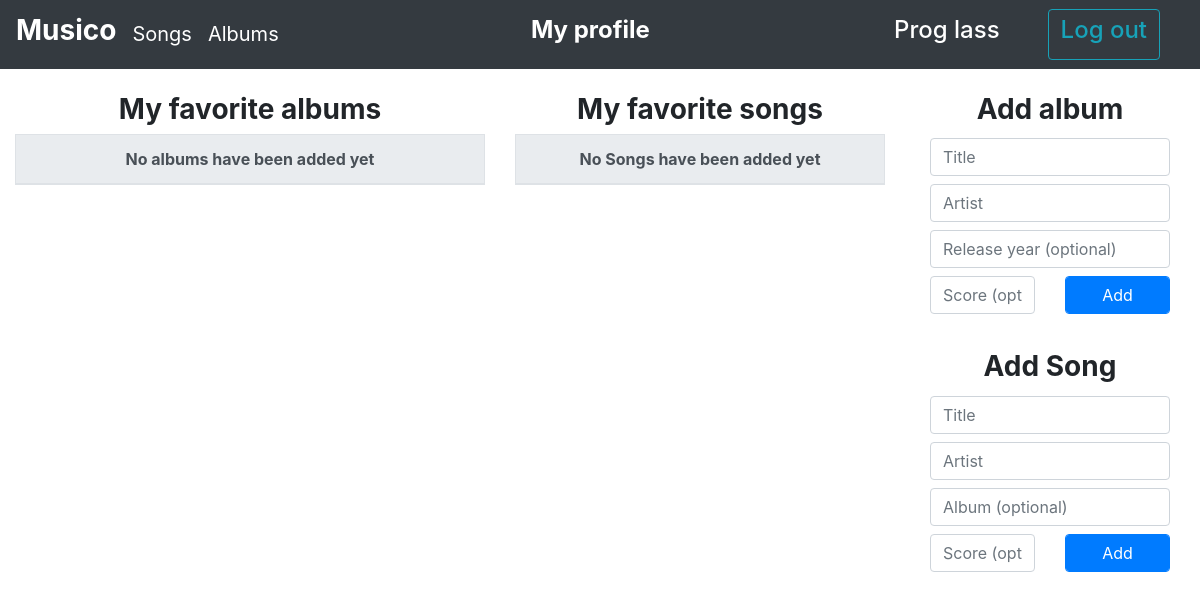
Before: /profile (signed in) with the older database file.
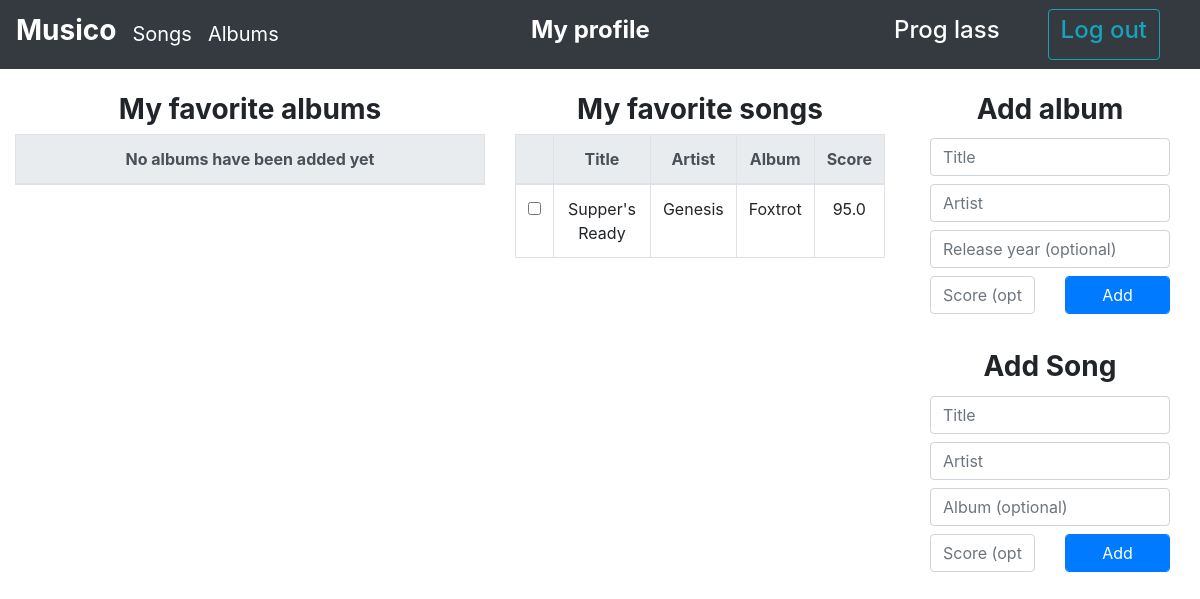
After: the same page with the newer database file.
### app/models.py (models this page shows, shortened)
class User(db.Model, UserMixin):
    id = db.Column(db.Integer, primary_key=True)
    username = db.Column(db.String(50), index=True)
    password = db.Column(db.BINARY)
    favorite_songs = db.relationship('FavoriteSong', back_populates='user')
    favorite_albums = db.relationship('FavoriteAlbum', back_populates='user')

class FavoriteSong(db.Model):
    user_id = db.Column(db.Integer, db.ForeignKey('user.id'), primary_key=True)
    song_id = db.Column(db.Integer, db.ForeignKey('song.id'), primary_key=True)
    user = db.relationship('User', back_populates='favorite_songs')
    song = db.relationship('Song', back_populates='favored')
    rating = db.Column(db.Float)

class Song(db.Model):
    id = db.Column(db.Integer, primary_key=True)
    title = db.Column(db.String(200), index=True)
    artist_id = db.Column(db.Integer, db.ForeignKey('artist.id'))
    artist = db.relationship('Artist', back_populates='songs')
    album_id = db.Column(db.Integer, db.ForeignKey('album.id'))
    album = db.relationship('Album', back_populates='songs')
    favored = db.relationship('FavoriteSong', back_populates='song')

class Artist(db.Model):
    id = db.Column(db.Integer, primary_key=True)
    name = db.Column(db.String(150), index=True)
    albums = db.relationship('Album', back_populates='artist')
    songs = db.relationship('Song', back_populates='artist')
    def __repr__(self):
        return self.name

class Album(db.Model):
    id = db.Column(db.Integer, primary_key=True)
    title = db.Column(db.String(200), index=True)
    year_released = db.Column(db.Integer, index=True)
    artist_id = db.Column(db.Integer, db.ForeignKey('artist.id'))
    artist = db.relationship('Artist', back_populates='albums')
    songs = db.relationship('Song', back_populates='album')
    favored = db.relationship('FavoriteAlbum', back_populates='album')
    def __repr__(self):
        return self.title

### app/views.py (the view)
@app.route('/profile', methods=['GET', 'POST'])
@login_required
def profile():
    user = User.query.get(int(session['_user_id']))
    album_form = AlbumForm()
    song_form = SongForm()
    if album_form.a_submit.data and album_form.validate_on_submit():
        add_album(user, album_form)
        flash("Album added successfully")
    if song_form.s_submit.data and song_form.validate_on_submit():
        add_song(user, song_form)
    return base('profile', user=user, album_form=album_form, song_form=song_form)

### app/forms.py
class AlbumForm(FlaskForm):
    a_title = StringField('title', validators=[DataRequired(), Length(max=200)], render_kw={'placeholder': 'Title'})
    a_artist = StringField('artist', validators=[DataRequired(), Length(max=150)], render_kw={'placeholder': 'Artist'})
    year = IntegerField('year', validators=[Optional(), NumberRange(min=0, max=date.today().year + 1)], render_kw={'placeholder': 'Release year (optional)'})
    a_score = FloatField('rating', validators=[Optional(), NumberRange(min=0, max=100)], render_kw={'placeholder': 'Score (optional)'})
    a_submit = SubmitField('Add')

class SongForm(FlaskForm):
    s_title = StringField('title', validators=[DataRequired(), Length(max=200)], render_kw={'placeholder': 'Title'})
    s_artist = StringField('artist', validators=[DataRequired(), Length(max=150)], render_kw={'placeholder': 'Artist'})
    album = StringField('album', validators=[Optional(), Length(max=200)], render_kw={'placeholder': 'Album (optional)'})
    s_score = FloatField('rating', validators=[Optional(), NumberRange(min=0, max=100)], render_kw={'placeholder': 'Score (optional)'})
    s_submit = SubmitField('Add')

### app/views.py (called while the page is built)
def base(page, **kwargs):
    if 'login' in request.form:
        return redirect(url_for('login'))
    if 'signup' in request.form:
        return redirect(url_for('signup'))
    if 'logout' in request.form:
        logout_user()
        return redirect(url_for('home'))
    return render_template(f"{page}.html", **kwargs)

@login_manager.user_loader
def load_user(user_id):
    return User.query.get(int(user_id))

### app/templates/profile.html (shortened to what this page needs)
{% extends 'base.html' %}
{% block page %}My profile{% endblock %}
{% block content %}
<div class='container-fluid'>
<div class='row my-4'>
    <div class='col-5'>
        <table class="table table-hover table-bordered">
            <h3><center><b>My favorite albums</b></center></h3>
            <thead class="thead-light">
                {% if user.favorite_albums|length == 0 %}
                <tr>
                    <th scope="col"><center>No albums have been added yet</center></th>
                </tr>
                {% endif %}
            </thead>
        </table>
    </div>
    <div class='col-4'>
        <table class="table table-hover table-bordered">
            <h3><center><b>My favorite songs</b></center></h3>
            <thead class="thead-light">
                {% if user.favorite_songs|length == 0 %}
                <tr>
                    <th scope="col"><center>No Songs have been added yet</center></th>
                </tr>
                {% else %}
                <tr>
                    <th scope="col"></th>
                    <th scope="col"><center>Title</center></th>
                    <th scope="col"><center>Artist</center></th>
                    <th scope="col"><center>Album</center></th>
                    <th scope="col"><center>Score</center></th>
                </tr>
                {% endif %}
            </thead>
            <tbody>
                {% for song in user.favorite_songs %}
                <tr>
                    <td><input type="checkbox" name="song_id" , value="{{ song.song.id }}"></td>
                    <td align="center">{{ song.song.title }}</td>
                    <td align="center">{{ song.song.artist }}</td>
                    <td align="center">
                        {% if song.song.album != None %}{{ song.song.album }}{% endif %}
                    </td>
                    <td align="center">
                        {% if song.rating != None %}{{ song.rating }}{% endif %}
                    </td>
                </tr>
                {% endfor %}
            </tbody>
        </table>
    </div>
    <div class='col-3'>
        <h3><center><b>Add album</b></center></h3>
        <form action="" method="post" name="add_album">
            <div class='container-fluid'>
                <div class='row py-1'>
                    <div class='col-12'>
                        {{ album_form.a_title(class_='form-control') }}
                    </div>
                </div>
                <div class='row py-1'>
                    <div class='col-12'>
                        {{ album_form.a_artist(class_='form-control') }}
                    </div>
                </div>
                <div class='row py-1'>
                    <div class='col-12'>
                        {{ album_form.year(class_='form-control') }}
                    </div>
                </div>
                <div class='row py-1'>
                    <div class='col-6'>
                        {{ album_form.a_score(class_='form-control') }}
                    </div>
                    <div class="col-6">
                        {{ album_form.a_submit(class_='form-control btn btn-primary col-12') }}
                    </div>
                </div>
                <div class='row py-1'>
                </div>
            </div>
        </form>
        <br>
        <h3><center><b>Add Song</b></center></h3>
        <form action="" method="post" name="add_song">
            <div class='container-fluid'>
                <div class='row py-1'>
                    <div class='col-12'>
                        {{ song_form.s_title(class_='form-control') }}
                    </div>
                </div>
                <div class='row py-1'>
                    <div class='col-12'>
                        {{ song_form.s_artist(class_='form-control') }}
                    </div>
                </div>
                <div class='row py-1'>
                    <div class='col-12'>
                        {{ song_form.album(class_='form-control') }}
                    </div>
                </div>
                <div class="row py-1">
                    <div class='col-6'>
                        {{ song_form.s_score(class_='form-control') }}
                    </div>
                    <div class="col-6">
                        {{ song_form.s_submit(class_='form-control btn btn-primary col-12') }}
                    </div>
                </div>
            </div>
        </form>
    </div>
</div>
</div>
{% endblock %}

### app/templates/base.html (shortened to what this page needs)
<!DOCTYPE html>
<html>
<head>
  <link rel="stylesheet" href="https://stackpath.bootstrapcdn.com/bootstrap/4.2.1/css/bootstrap.min.css"
>
</head>
<body>
  <nav class="navbar navbar-expand-sm navbar-dark bg-dark" id='navbar-top'>
    <a class="navbar-brand" href="/"><h3><b>Musico</b></h3></a>
    <div class="collapse navbar-collapse" id="navbarSupportedContent">
      <ul class="navbar-nav mr-auto">
        <a class="navbar-brand" href="/songs">Songs</a>
        <a class="navbar-brand" href="/albums">Albums</a>
      </ul>
    </div>
    <div class="navbar-collapse" id="navbarSupportedContent">
        <a class="navbar-text text-white"><h4><b>{% block page %}{% endblock %}</b></h4></a>
    </div>
    <form action="", method="post">
      <span class="navbar-collapse">
          {% if current_user.is_authenticated %}
            <div class="px-2">
              <a class='navbar-brand text-white' href="/profile"><h4>{{ current_user.username }}</h4></a>
            </div>
            <div class="px-4">
              <button class="btn btn-outline-info" type="submit" name="logout"><h4>Log out</h4></button>
            </div>
        {% endif %}
      </span>
    </form>
  </nav>
  {% block content %}{% endblock %}
</body>
</html>

Changed rows visible on the page:
added FavoriteSong: song "Supper's Ready", song.artist "Genesis", song.album "Foxtrot", rating "95.0"
Other visible differences:
text no longer shown: "No Songs have been added yet"
text now shown: "Title Artist Album Score"
